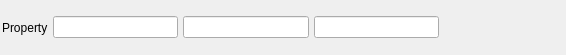
<?xml version="1.0" encoding="UTF-8"?>
<ui version="4.0">
 <class>IntVec3Widget</class>
 <widget class="QWidget" name="IntVec3Widget">
  <property name="geometry">
   <rect>
    <x>0</x>
    <y>0</y>
    <width>566</width>
    <height>55</height>
   </rect>
  </property>
  <property name="windowTitle">
   <string>IntVec3Widget</string>
  </property>
  <layout class="QHBoxLayout" name="horizontalLayout">
   <property name="spacing">
    <number>5</number>
   </property>
   <property name="leftMargin">
    <number>2</number>
   </property>
   <property name="topMargin">
    <number>2</number>
   </property>
   <property name="rightMargin">
    <number>2</number>
   </property>
   <property name="bottomMargin">
    <number>2</number>
   </property>
   <item>
    <widget class="QLabel" name="IntVec3WidgetLabel">
     <property name="text">
      <string>Property</string>
     </property>
    </widget>
   </item>
   <item>
    <widget class="QLineEdit" name="xData"/>
   </item>
   <item>
    <widget class="QLineEdit" name="yData"/>
   </item>
   <item>
    <widget class="QLineEdit" name="zData"/>
   </item>
   <item>
    <spacer name="horizontalSpacer">
     <property name="orientation">
      <enum>Qt::Horizontal</enum>
     </property>
     <property name="sizeHint" stdset="0">
      <size>
       <width>40</width>
       <height>20</height>
      </size>
     </property>
    </spacer>
   </item>
  </layout>
 </widget>
 <resources/>
 <connections/>
</ui>
